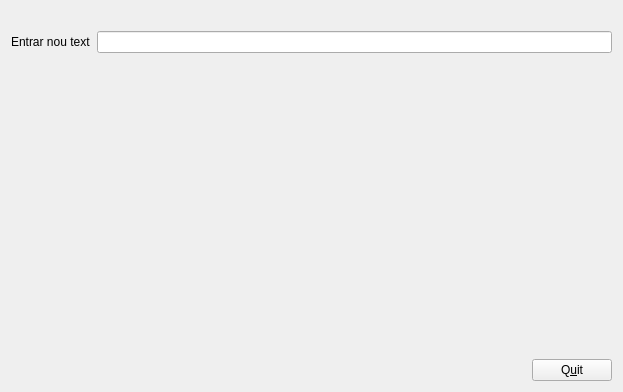
<?xml version="1.0" encoding="UTF-8"?>
<ui version="4.0">
 <class>MyForm</class>
 <widget class="QWidget" name="MyForm">
  <property name="geometry">
   <rect>
    <x>0</x>
    <y>0</y>
    <width>623</width>
    <height>392</height>
   </rect>
  </property>
  <property name="windowTitle">
   <string>Form</string>
  </property>
  <layout class="QVBoxLayout" name="verticalLayout_3">
   <item>
    <layout class="QVBoxLayout" name="verticalLayout_2">
     <item>
      <widget class="MyLabel" name="label">
       <property name="text">
        <string/>
       </property>
      </widget>
     </item>
     <item>
      <layout class="QHBoxLayout" name="horizontalLayout_2">
       <item>
        <widget class="QLabel" name="label_2">
         <property name="text">
          <string>Entrar nou text</string>
         </property>
        </widget>
       </item>
       <item>
        <widget class="QLineEdit" name="lineEdit"/>
       </item>
      </layout>
     </item>
    </layout>
   </item>
   <item>
    <layout class="QHBoxLayout" name="horizontalLayout">
     <item>
      <spacer name="horizontalSpacer">
       <property name="orientation">
        <enum>Qt::Horizontal</enum>
       </property>
       <property name="sizeHint" stdset="0">
        <size>
         <width>40</width>
         <height>20</height>
        </size>
       </property>
      </spacer>
     </item>
     <item>
      <layout class="QVBoxLayout" name="verticalLayout">
       <item>
        <spacer name="verticalSpacer">
         <property name="orientation">
          <enum>Qt::Vertical</enum>
         </property>
         <property name="sizeHint" stdset="0">
          <size>
           <width>20</width>
           <height>40</height>
          </size>
         </property>
        </spacer>
       </item>
       <item>
        <widget class="QPushButton" name="pushButton">
         <property name="text">
          <string>Q&amp;uit</string>
         </property>
         <property name="shortcut">
          <string>Q</string>
         </property>
        </widget>
       </item>
      </layout>
     </item>
    </layout>
   </item>
  </layout>
 </widget>
 <customwidgets>
  <customwidget>
   <class>MyLabel</class>
   <extends>QLabel</extends>
   <header>MyLabel.h</header>
   <slots>
    <slot>setTextMajuscules(QString)</slot>
   </slots>
  </customwidget>
 </customwidgets>
 <resources/>
 <connections>
  <connection>
   <sender>pushButton</sender>
   <signal>clicked()</signal>
   <receiver>MyForm</receiver>
   <slot>close()</slot>
   <hints>
    <hint type="sourcelabel">
     <x>549</x>
     <y>362</y>
    </hint>
    <hint type="destinationlabel">
     <x>554</x>
     <y>279</y>
    </hint>
   </hints>
  </connection>
  <connection>
   <sender>lineEdit</sender>
   <signal>textEdited(QString)</signal>
   <receiver>label</receiver>
   <slot>setTextMajuscules(QString)</slot>
   <hints>
    <hint type="sourcelabel">
     <x>186</x>
     <y>47</y>
    </hint>
    <hint type="destinationlabel">
     <x>86</x>
     <y>16</y>
    </hint>
   </hints>
  </connection>
 </connections>
</ui>
